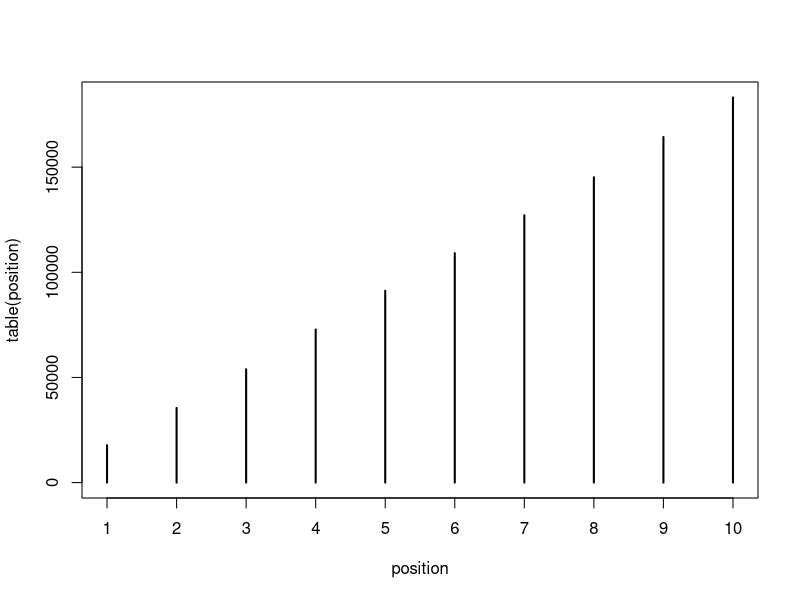

Source code (R):
num_weeks <-  1e6
position <- rep(0, num_weeks)
current <- 10
for (i in 1:num_weeks) {
  position[i] <- current
  proposal <- current + sample( c(-1, 1), size = 1)
  if (proposal < 1) proposal <- 10
  if (proposal > 10) proposal <- 1
  
  prob_move <- proposal/current
  current <- ifelse(runif(1) < prob_move, proposal, current)
}

plot(table(position))

